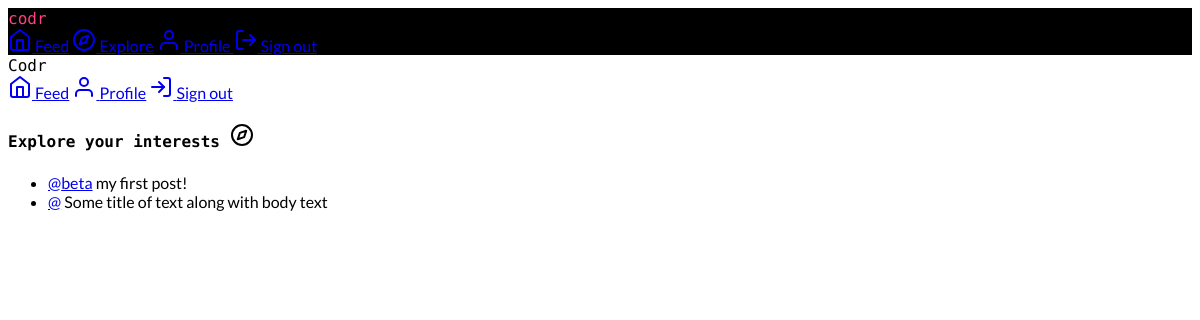
The app's page /explore (signed in), older data.
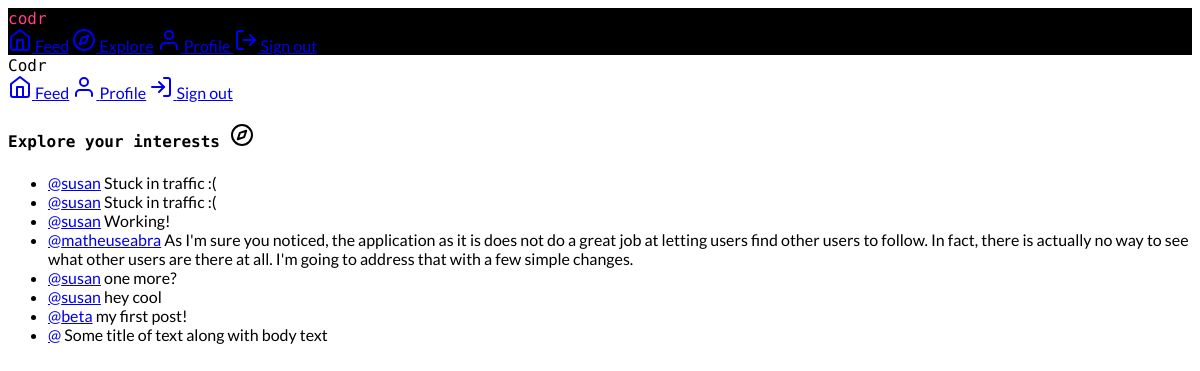
The same page, newer data.
### app/models.py (models this page shows, shortened)
class Post(db.Model):
    id = db.Column(db.Integer, primary_key=True)
    body = db.Column(db.String(140))
    timestamp = db.Column(db.DateTime, index=True, default=datetime.utcnow)
    user_id = db.Column(db.Integer, db.ForeignKey("user.id"))

class User(UserMixin, db.Model):
    id = db.Column(db.Integer, primary_key=True)
    username = db.Column(db.String(64), index=True, unique=True)
    email = db.Column(db.String(120), index=True, unique=True)
    password_hash = db.Column(db.String(128))
    bio = db.Column(db.String(148), default="")
    active = db.Column(db.Boolean, default=False)
    last_seen = db.Column(db.DateTime, default=datetime.utcnow)
    posts = db.relationship("Post", backref="author", lazy="dynamic")
    followed = db.relationship(
        "User",
        secondary=followers,
        primaryjoin=(followers.c.follower_id == id),
        secondaryjoin=(followers.c.followed_id == id),
        backref=db.backref("followers", lazy="dynamic"),
        lazy="dynamic",
    )
    @login.user_loader
    def load_user(id):
        return User.query.get(int(id))

### app/routes.py (the view)
@app.route("/explore", methods=["GET"])
@login_required
def explore():
    page = request.args.get("page", 1, type=int)
    posts = Post.query.order_by(Post.timestamp.desc()).paginate(
        page, app.config["PAGINATION_LIMIT"], False
    )
    next_url = url_for("explore", page=posts.next_num) if posts.has_next else None
    prev_url = url_for("explore", page=posts.prev_num) if posts.has_prev else None
    return render_template(
        "explore.html",
        title="Explore",
        posts=posts.items,
        next_url=next_url,
        prev_url=prev_url,
    )

### app/routes.py (called while the page is built)
@app.before_request
def before_request():
    if current_user.is_authenticated:
        current_user.last_seen = datetime.utcnow()
        db.session.commit()

### app/templates/explore.html (shortened to what this page needs)
{% extends "base.html" %}
{% block content %}
<h4>Explore your interests <i data-feather="compass"></i></h4>
<ul class="demo-list-three mdl-list">
    {% for post in posts %}
    {% include '_post.html' %}
    {% endfor %}
</ul>
{% endblock %}

### app/templates/_post.html
<li class="mdl-list__item mdl-list__item--three-line">
  <span class="mdl-list__item-primary-content">
    <a href="{{ url_for('user', username=post.author.username) }}">@{{ post.author.username }}</a>
    <span class="mdl-list__item-text-body">
      {{ post.body }}
    </span>
  </span>
</li>

Row changes from the older to the newer data that the page shows:
added Post: author.username "susan", body "Stuck in traffic :("
added Post: author.username "susan", body "Stuck in traffic :("
added Post: author.username "susan", body "Working!"
added Post: author.username "matheuseabra", body "As I'm sure you noticed, the application as it is does not do a great job at letting users find other users to follow. In fact, there is actually no way to see what other users are there at all. I'm going to address that with a few simple changes."
added Post: author.username "susan", body "one more?"
added Post: author.username "susan", body "hey cool"
